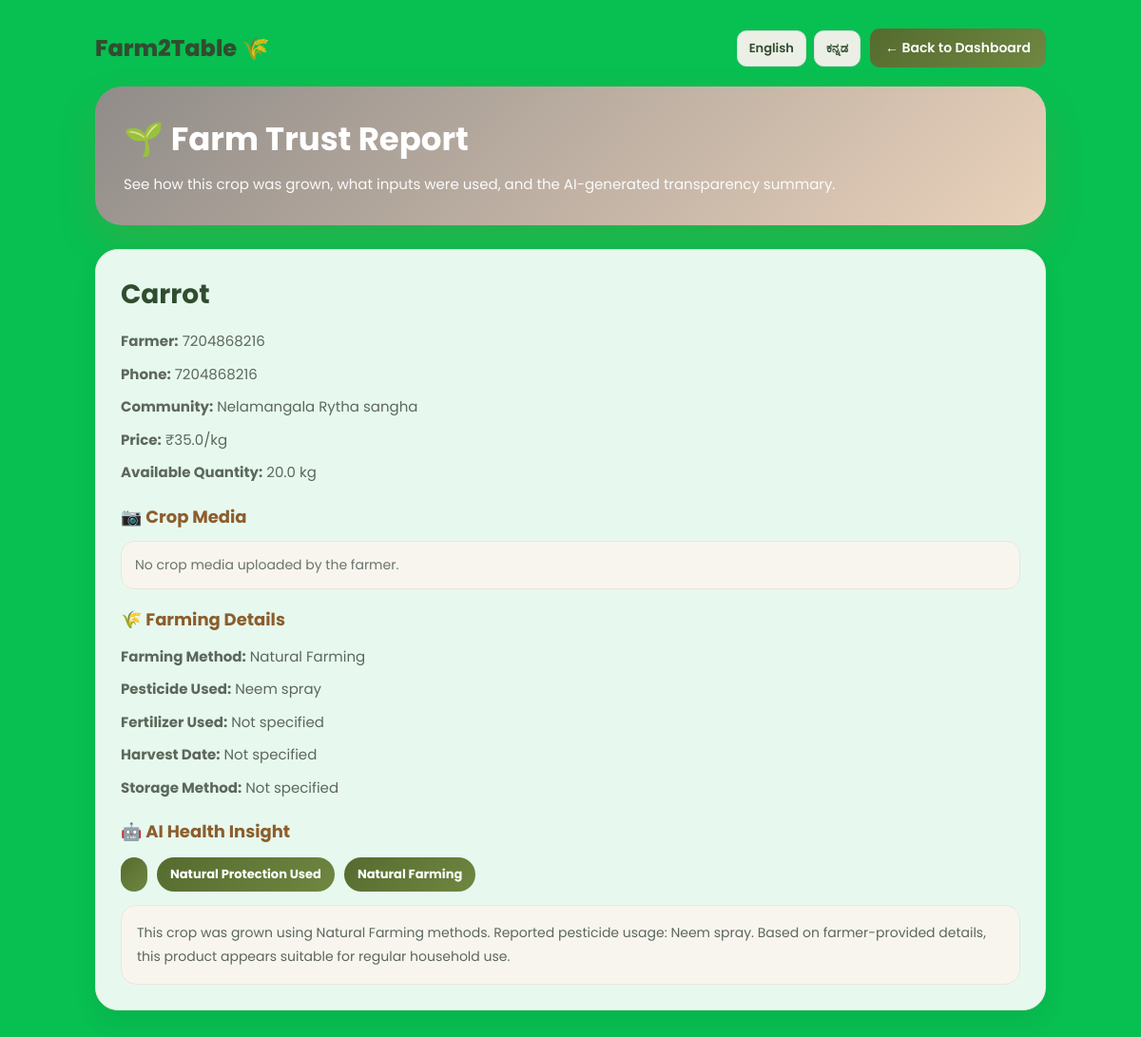
/crop_report/1 (signed in), run on the app's committed database.
### tables this page shows
CREATE TABLE products (
    id INTEGER PRIMARY KEY AUTOINCREMENT,
    farmer_id INTEGER NOT NULL,
    name TEXT NOT NULL,
    description TEXT,
    price REAL NOT NULL,
    quantity REAL NOT NULL,
    unit TEXT NOT NULL,
    farming_method TEXT,
    pesticide_used TEXT,
    product_image TEXT,
    product_video TEXT,
    created_at TIMESTAMP DEFAULT CURRENT_TIMESTAMP,
    FOREIGN KEY(farmer_id) REFERENCES farmers(id)
);

CREATE TABLE farmers (
            id INTEGER PRIMARY KEY AUTOINCREMENT,
            name TEXT,
            phone TEXT,
            password TEXT,
            community_id INTEGER,
            latitude REAL,
            longitude REAL
        );

CREATE TABLE communities (
            id INTEGER PRIMARY KEY AUTOINCREMENT,
            name TEXT,
            latitude REAL,
            longitude REAL
        );

### app.py (the view)
@app.route('/crop_report/<int:product_id>')
def crop_report(product_id):
    if 'buyer_id' not in session:
        return redirect('/buyer_login')
    conn = sqlite3.connect("database.db")
    conn.row_factory = sqlite3.Row
    cursor = conn.cursor()
    cursor.execute("""
        SELECT
            products.id,
            products.name,
            products.description,
            products.price,
            products.quantity,
            products.unit,
            products.farming_method,
            products.pesticide_used,
            products.product_image,
            products.product_video,
            farmers.name AS farmer_name,
            farmers.phone AS farmer_phone,
            communities.name AS community_name
        FROM products
        JOIN farmers ON products.farmer_id = farmers.id
        LEFT JOIN communities ON farmers.community_id = communities.id
        WHERE products.id = ?
    """, (product_id,))
    product = cursor.fetchone()
    conn.close()
    if not product:
        return translations[get_lang()]["msg_product_not_found"], 404
    report = generate_health_report(product)
    return render_template(
        "crop_report.html",
        product=product,
        report=report,
        t=translations[get_lang()],
        lang=get_lang()
    )

### app.py (called while the page is built)
def get_lang():
    return session.get("lang", "en")

@app.context_processor
def inject_translator():
    lang = get_lang()
    return {
        "t": translations.get(lang, translations["en"]),
        "lang": lang
    }

@app.teardown_appcontext
def close_connection(exception):
    db = getattr(g, "_db", None)
    if db is not None:
        db.close()

### templates/crop_report.html (shortened to what this page needs)
<!DOCTYPE html>
<html lang="{{ lang }}">
<head>
</head>
<body>
<div class="page">
  <div class="topbar">
    <div class="logo">{{ t.logo }}</div>
    <div class="top-actions">
      <div class="lang-switch">
        <a href="/set_language/en">English</a>
        <a href="/set_language/kn">ಕನ್ನಡ</a>
      </div>
      <a href="/buyer_dashboard" class="back-btn">← {{ t.back_to_dashboard }}</a>
    </div>
  </div>
  <section class="hero">
    <h1>🌱 {{ t.farm_trust_report }}</h1>
    <p>{{ t.farm_trust_desc }}</p>
  </section>
  <div class="card">
    <h2>{{ product['name'] }}</h2>
    <div class="info"><strong>{{ t.farmer }}:</strong> {{ product['farmer_name'] }}</div>
    <div class="info"><strong>{{ t.phone }}:</strong> {{ product['farmer_phone'] }}</div>
    <div class="info"><strong>{{ t.community }}:</strong> {{ product['community_name'] or t.not_assigned }}</div>
    <div class="info"><strong>{{ t.price }}:</strong> ₹{{ product['price'] }}/kg</div>
    <div class="info"><strong>{{ t.available_quantity }}:</strong> {{ product['quantity'] }} kg</div>
    <div class="section-title">📷 Crop Media</div>
    {% if not product['product_image'] and not product['product_video'] %}
      <div class="empty-media">
        No crop media uploaded by the farmer.
      </div>
    {% endif %}
    <div class="section-title">🌾 {{ t.farming_details }}</div>
    <div class="info"><strong>{{ t.farming_method }}:</strong> {{ product['farming_method'] or t.not_specified }}</div>
    <div class="info"><strong>{{ t.pesticide_used }}:</strong> {{ product['pesticide_used'] or t.not_specified }}</div>
    <div class="info"><strong>{{ t.fertilizer_used }}:</strong> {{ product['fertilizer_used'] or t.not_specified }}</div>
    <div class="info"><strong>{{ t.harvest_date }}:</strong> {{ product['harvest_date'] or t.not_specified }}</div>
    <div class="info"><strong>{{ t.storage_method }}:</strong> {{ product['storage_method'] or t.not_specified }}</div>
    <div class="section-title">🤖 {{ t.ai_health_insight }}</div>
    <div class="badge-row">
      <div class="badge">{{ report['freshness'] }}</div>
      <div class="badge">{{ report['safety'] }}</div>
      <div class="badge">{{ report['badge'] }}</div>
    </div>
    <div class="summary">
      {{ report['summary'] }}
    </div>
  </div>
</div>
</body>
</html>

### templates/crop_report.html (style rules this page uses)
* { margin:0;padding:0;box-sizing:border-box; }
body { font-family:'Poppins',sans-serif; background:#08bf51; color:#1f2a1f; min-height:100vh; padding:30px 20px; }
.page { width:min(1000px,92%); margin:auto; }
.topbar { display:flex; justify-content:space-between; align-items:center; margin-bottom:20px; gap:12px; flex-wrap:wrap; }
.logo { font-size:24px; font-weight:800; color:#304d30; }
.top-actions { display:flex; gap:10px; flex-wrap:wrap; align-items:center; }
.lang-switch { display:flex; gap:8px; }
.lang-switch a { text-decoration:none; padding:8px 12px; border-radius:10px; background:#ecefe6; color:#304d30; font-size:13px; font-weight:600; border:1px solid #ddd; }
.back-btn { text-decoration:none; background:linear-gradient(135deg,#556b2f,#6f8741); color:white; padding:10px 16px; border-radius:10px; font-size:14px; font-weight:600; }
.hero { background:linear-gradient(135deg,#908c89,#ead2bb); color:white; border-radius:28px; padding:30px; box-shadow:0 18px 40px rgba(184,116,50,0.18); margin-bottom:25px; }
.hero h1 { font-size:34px; margin-bottom:8px; }
.hero p { font-size:15px; line-height:1.8; color:rgba(255,255,255,0.95); }
.card { background:rgba(255,255,255,0.9); border:1px solid #ece6db; border-radius:24px; padding:26px; box-shadow:0 14px 28px rgba(0,0,0,0.06); margin-bottom:20px; }
.card h2 { font-size:28px; color:#304d30; margin-bottom:14px; }
.section-title { font-size:18px; color:#8c5d2d; margin:18px 0 12px; font-weight:700; }
.info { font-size:15px; color:#5d675c; line-height:1.9; margin-bottom:6px; }
.empty-media { margin-top:10px; padding:14px; border-radius:14px; background:#f8f5ef; border:1px solid #ece6db; color:#6a7468; font-size:14px; }
.badge-row { display:flex; gap:10px; flex-wrap:wrap; margin:14px 0 10px; }
.badge { padding:8px 14px; border-radius:999px; font-size:13px; font-weight:700; color:white; background:linear-gradient(135deg,#556b2f,#6f8741); }
.summary { margin-top:14px; padding:16px; background:#f8f5ef; border:1px solid #ece6db; border-radius:16px; color:#5d675c; line-height:1.8; font-size:14px; }

### data on the page
products: name "Carrot", price "35.0", quantity "20.0", farming_method "Natural Farming", pesticide_used "Neem spray", badge "Natural Farming"
farmers: farmer_name "7204868216", farmer_phone "7204868216"
communities: name "Nelamangala Rytha sangha"

### other printed values
{{ t.logo }} "Farm2Table 🌾"
{{ t.back_to_dashboard }} "Back to Dashboard"
{{ t.farm_trust_report }} "Farm Trust Report"
{{ t.farm_trust_desc }} "See how this crop was grown, what inputs were used, and the AI-generated transparency summary."
{{ t.farmer }} "Farmer"
{{ t.phone }} "Phone"
{{ t.community }} "Community"
{{ t.price }} "Price"
{{ t.available_quantity }} "Available Quantity"
{{ t.farming_details }} "Farming Details"
{{ t.farming_method }} "Farming Method"
{{ t.pesticide_used }} "Pesticide Used"
{{ t.fertilizer_used }} "Fertilizer Used"
{{ product['fertilizer_used'] or t.not_specified }} "Not specified"
{{ t.harvest_date }} "Harvest Date"
